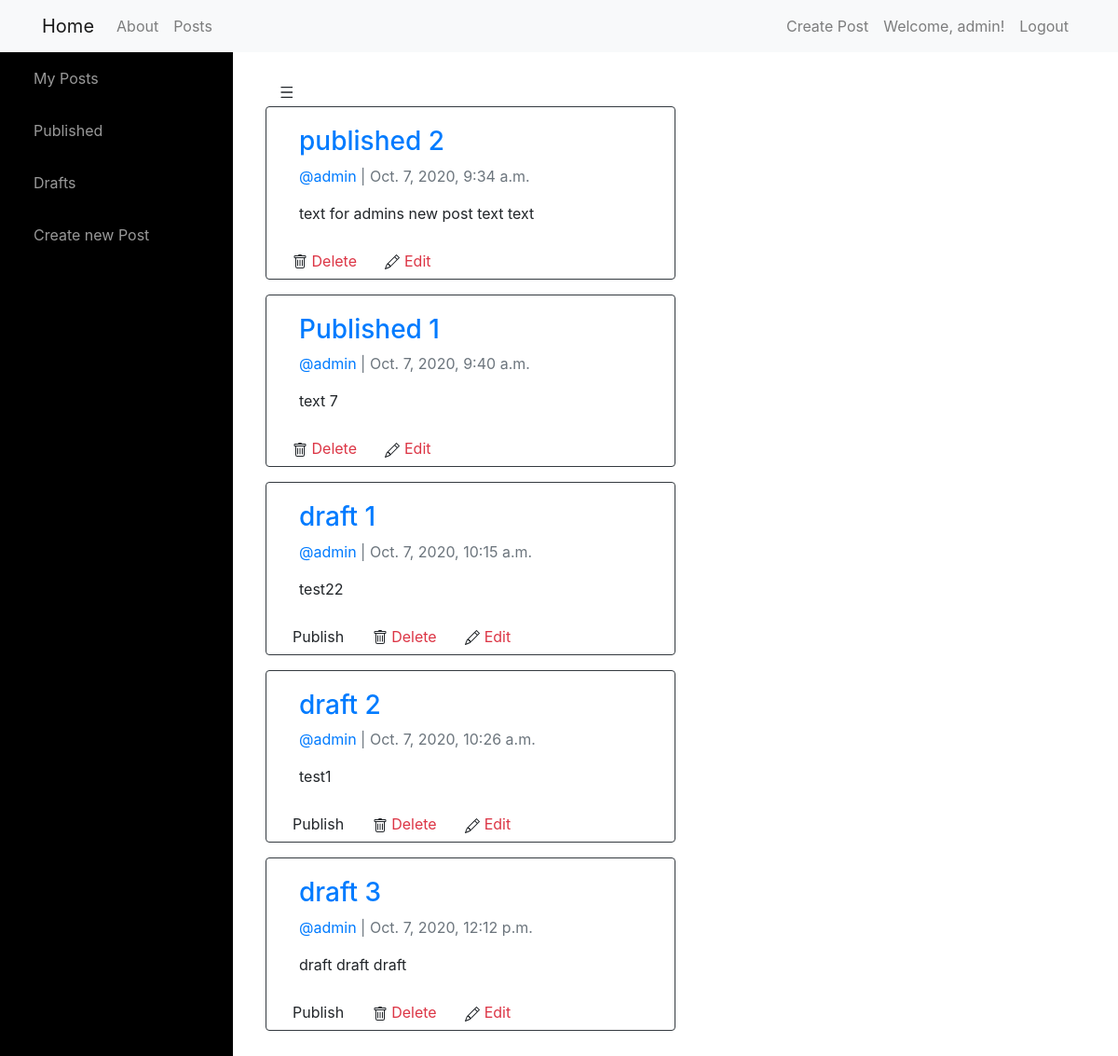
The app's page /blog/admin/ (signed in) with its own data.
### blog/models.py (models this page shows, shortened)
class Post(models.Model):
    author = models.ForeignKey(User, related_name='posts', on_delete = models.CASCADE)
    title = models.TextField(max_length=250)
    text = models.TextField()
    created_date = models.DateTimeField(auto_now_add=True)
    published_date = models.DateTimeField(blank=True, null=True)
    updated_date = models.DateTimeField(auto_now=True)
    text_html = models.TextField(editable=False)
    class Meta:
        ordering = ['-created_date']
        unique_together = ['author', 'text']

### blog/views.py (the view)
# urls.py: path('<username>/', views.UserPostList.as_view(),name='user_post_list'),
class UserPostList(SelectRelatedMixin, ListView):
    model = Post
    select_related = ('author',)
    template_name = 'blog/user_post_list.html'
    def get_queryset(self):
        try:
            self.author = User.objects.prefetch_related('posts').get(username__iexact=self.kwargs.get('username'))
        except User.DoesNotExist:
            raise Http404
        else:
            return self.request.user.posts.order_by('created_date')

### blog/templates/blog/user_post_list.html
{% extends "blog/base_blog.html" %}
{% block post_content %}
  <div>
    {% for post in post_list %}
      {% include "blog/_post.html"%}
    {% endfor %}
  </div>
{% endblock %}

### templates/base.html (shortened to what this page needs)
<!DOCTYPE html>
{% load static %}
<html lang="en" dir="ltr">
  <head>
    <link rel="stylesheet" href="https://stackpath.bootstrapcdn.com/bootstrap/4.5.2/css/bootstrap.min.css">
    <link rel="stylesheet" href="//cdn.jsdelivr.net/medium-editor/latest/css/medium-editor.min.css" type="text/css" media="screen" charset="utf-8">
    <link rel="stylesheet" href="{% static 'css/master.css' %}">
  </head>
  <body>
    <nav class="navbar navbar-expand-lg navbar-light bg-light">
      <div class="container">
        <ul class="navbar-nav mr-auto">
          <li class="nav-item"><a class="navbar-brand" href="{% url 'home'%}">Home</a></li>
          <li class="nav-item"><a class="nav-link" href="{% url 'blog:about'%}">About</a></li>
          <li class="nav-item"><a class="nav-link" href="{% url 'blog:all'%}">Posts</a></li>
        </ul>
        <ul class="navbar-nav ml-auto">
          {% if user.is_authenticated %}
            <li class="nav-item"><a class="nav-link" href="{% url 'blog:create' %}">Create Post</a></li>
            <li class="nav-item"><a class="nav-link" href="{% url 'blog:user_post_list' username=user.username %}">Welcome, {{ user.username }}!</a></li>
            <li class="nav-item"><a class="nav-link" href="{% url 'accounts:logout' %}">Logout</a></li>
          {% else %}
            <li class="nav-item"><a class="nav-link" href="{% url 'accounts:login' %}">Login</a></li>
            <li class="nav-item"><a class="nav-link" href="{% url 'accounts:signup' %}">Sign Up</a></li>
          {% endif %}
        </ul>
      </div>
    </nav>
    <div id="wrapper">
        <div id="sidebar-wrapper">
            <ul class="sidebar-nav">
                <li><a class="nav-link" href="{% url 'blog:user_post_list' username=user.username%}">My Posts</a></li>
                <li><a class="nav-link" href="{% url 'blog:post_published_list' username=user.username %}">Published</a></li>
                <li><a class="nav-link" href="{% url 'blog:post_draft_list' username=user.username %}">Drafts</a></li>
                <li><a class="nav-link" href="{% url 'blog:create'%}">Create new Post</a></li>
            </ul>
        </div>
        <div id="page-content-wrapper">
            <div class="container-fluid">
                <div class="row">
                    <div class="col-lg-12">
                        <a href="#menu-toggle" class="btn btn-default" id="menu-toggle">
                        </a>
                        {% block content %}{% endblock %}
                    </div>
                </div>
            </div>
        </div>
    </div>
  </body>
</html>

### blog/templates/blog/_post.html (shortened to what this page needs)
<div class="container">
  <div class="row">
    <div class="card border-dark mb-3 col-6">
      <div class="card-body">
        <h3><a href="{% url 'blog:detail' pk=post.pk %}">{% block title %} {{ post.title }} {% endblock title %}</a></h3>
        <p class=" text-muted">	<span class="username"><a href="{% url 'blog:user_post_list' username=post.author.username %}">@{{ post.author.username }}</a></span> | {{ post.created_date }}</p>
        <p class="card-text ">{{ post.text | safe }}</p>
      </div>
			<div>
				{% if user.is_authenticated and post.author == user and not hide_delete %}
					{% if not post.published_date %}
		          <a class="btn btn-default" href="{% url 'blog:post_publish' pk=post.pk %}">Publish</a>
		      {% endif %}
					<a href="{% url 'blog:delete' pk=post.pk %}" title="delete" class="btn btn-simple">
						<span >
						</span>
						<span class="text-danger icon-label">Delete</span>
					</a>
					<a href="{% url 'blog:update' pk=post.pk %}" title="edit" class="btn btn-simple">
						<span>
						</span>
						<span class="text-danger icon-label">Edit</span>
					</a>
				{% endif %}
			</div>
    </div>
  </div>
</div>

### static/css/master.css (style rules this page uses)
* { margin: 0; padding: 0; }
html, body { overflow: hidden; }
body { position: relative; }
#wrapper { padding-left: 0; -webkit-transition: all 0.5s ease; -moz-transition: all 0.5s ease; -o-transition: all 0.5s ease; transition: all 0.5s ease; }
#sidebar-wrapper { z-index: 1000; position: fixed; left: 250px; width: 0; height: 100%; margin-left: -250px; overflow-y: auto; background: #000; -webkit-transition: all 0.5s ease; -moz-transition: all 0.5s ease; -o-transition: all 0.5s ease; transition: all 0.5s ease; }
#page-content-wrapper { width: 100%; position: absolute; padding: 15px; }
.sidebar-nav { position: absolute; top: 0; width: 250px; margin: 0; padding: 0; list-style: none; }
.sidebar-nav li { text-indent: 20px; line-height: 40px; }
.sidebar-nav li a { display: block; text-decoration: none; color: #999999; }
@media (min-width:768px) { #wrapper { padding-left: 250px; } }
@media (min-width:768px) { #sidebar-wrapper { width: 250px; } }
@media (min-width:768px) { #page-content-wrapper { padding: 20px; position: relative; } }

### records on screen
Post: title "published 2", author.username "admin", created_date "Oct. 7, 2020, 9:34 a.m.", text "text for admins new post text text", shows "Delete"
Post: title "Published 1", author.username "admin", created_date "Oct. 7, 2020, 9:40 a.m.", text "text 7", shows "Delete"
Post: title "draft 1", author.username "admin", created_date "Oct. 7, 2020, 10:15 a.m.", text "test22", shows "Publish", shows "Delete"
Post: title "draft 2", author.username "admin", created_date "Oct. 7, 2020, 10:26 a.m.", text "test1", shows "Publish", shows "Delete"
Post: title "draft 3", author.username "admin", created_date "Oct. 7, 2020, 12:12 p.m.", text "draft draft draft", shows "Publish", shows "Delete"

### other values on screen
{{ user.username }} "admin"
